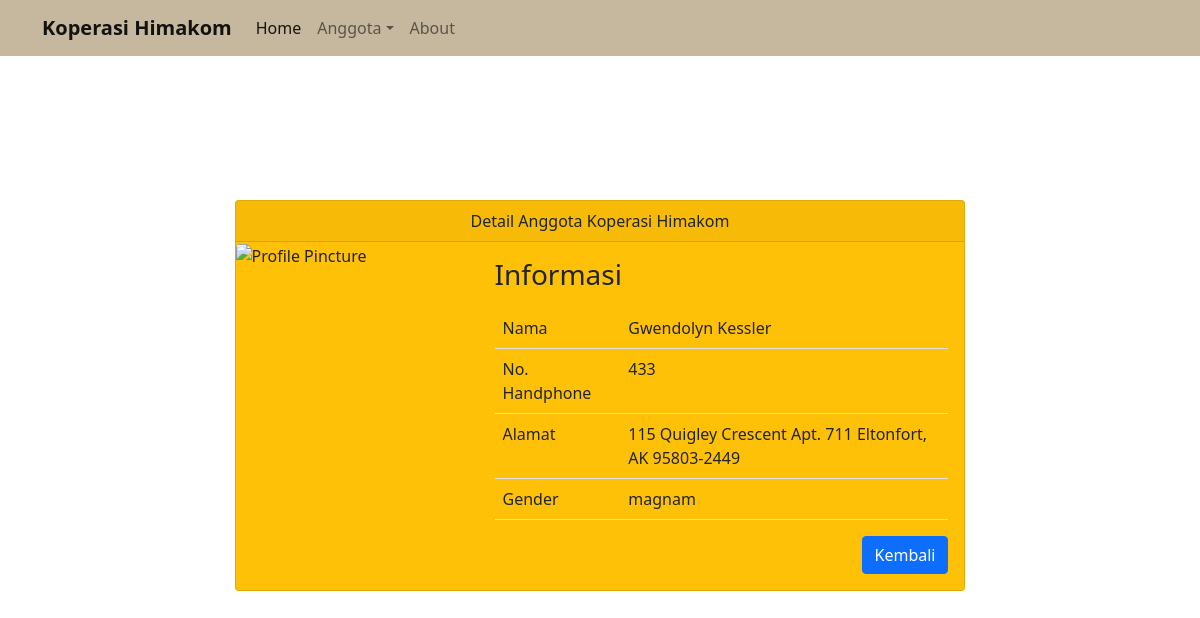
The app's page /anggota/detail/5 with its own data.
### tables this page shows
CREATE TABLE `anggota` (
  `id` int(9) UNSIGNED NOT NULL,
  `nama` varchar(255) NOT NULL,
  `no_hp` varchar(13) NOT NULL,
  `alamat` text NOT NULL,
  `gender` varchar(24) NOT NULL
);

### application/controllers/Anggota.php (called while the page is built, shortened)
<?php
class Anggota extends CI_Controller{
    public function __construct(){
        $this->load->model('Anggota_model');
        $this->load->library('form_validation');
    }
    public function detail($id){
        $data['judul'] = "Detail Data Anggota | Koperasi Himakom";
        $data['anggota'] = $this->Anggota_model->getAnggotaById($id);
        $this->load->view('template/header', $data);
        $this->load->view('anggota/detail', $data);
        $this->load->view('template/footer');
    }
}

### index.php (called while the page is built, shortened)
<?php
require_once BASEPATH.'core/CodeIgniter.php';

### application/models/Anggota_model.php (called while the page is built, shortened)
<?php
class Anggota_model extends CI_model{
    public function getAnggotaById($id){
        return $this->db->get_where('anggota', ['id'=> $id])->row_array();
    }
}

### application/views/anggota/detail.php (the view)
<br><br>
<div class="row mt-5">
    <div class="col-md">
        <div class="d-flex justify-content-center">
            <div class="card text-dark bg-warning mb-3" style="max-width: px;">
                <div class="card-header text-center">
                    Detail Anggota Koperasi Himakom
                </div>
                <div class="row g-0">
                    <div class="col-md-4">
                    <img src="https://source.unsplash.com/750x600/?portrait" class="img-fluid rounded-start" alt="Profile Pincture">
                    </div>
                    <div class="col-md-8">
                    <div class="card-body">
                        <div class="container">
                            <h3>Informasi</h3>
                        </div>
                        <table class="table mt-3">
                            <tr>
                                <td>Nama</td>
                                <td><?=$anggota['nama'];?></td>
                            </tr>
                            <tr>
                                <td>No. Handphone</td>
                                <td><?=$anggota['no_hp'];?></td>
                            </tr>
                            <tr>
                                <td>Alamat</td>
                                <td><?=$anggota['alamat'];?></td>
                            </tr>
                            <tr>
                                <td>Gender</td>
                                <td><?=$anggota['gender'];?></td>
                            </tr>
                        </table>
                        <div class="d-flex justify-content-end">
                            <a href="<?=base_url();?>anggota/index" class="btn btn-primary">Kembali</a>
                        </div>
                    </div>
                    </div>
                </div>
            </div>
        </div>
    </div>
</div>

### records on screen
anggota: nama "Gwendolyn Kessler", no_hp "433", alamat "115 Quigley Crescent Apt. 711 Eltonfort, AK 95803-2449", gender "magnam"
